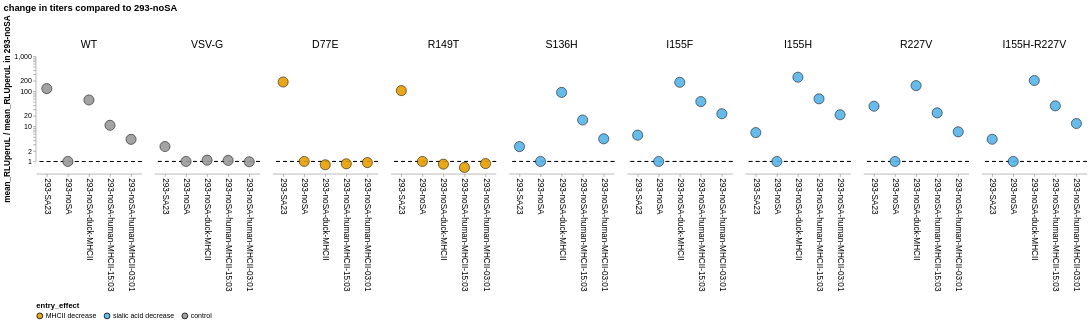

The code cell stored with this chart in its notebook:
### Code cell
CBPALETTE = ('#E69F00','#56B4E9','#999999','#009E73','#F0E442','#0072B2','#D55E00','#CC79A7')

df = average_titers.copy()

# get baseline mean_RLUperuL for each virus in 293-noSA cells
baseline = (
    df.loc[df["cells"] == "293-noSA", ["virus", "mean_RLUperuL"]]
    .rename(columns={"mean_RLUperuL": "mean_RLUperuL_293_noSA"})
)

# join baseline back onto all rows by virus
df = df.merge(baseline, on="virus", how="left")

# keep only the cell lines you want to compare against 293-noSA
df = df[df["cells"].isin(cells_order)].copy()

# calculate fold-change over 293-noSA
df["RLU_over_293_noSA"] = df["mean_RLUperuL"] / df["mean_RLUperuL_293_noSA"]

# set ordering
df["virus"] = df["virus"].astype(
    CategoricalDtype(categories=virus_order, ordered=True)
)

df["cells"] = df["cells"].astype(
    CategoricalDtype(categories=cells_order, ordered=True)
)

df["virus"] = df["virus"].astype(
    CategoricalDtype(categories=virus_order, ordered=True)
)

df["cells"] = df["cells"].astype(
    CategoricalDtype(categories=cells_order, ordered=True)
)

base = alt.Chart(df).encode(
    x=alt.X(
        "cells:N",
        sort=cells_order,
        title=None,
        axis=alt.Axis(
            labelAngle=90,
            labelFontSize=14,
            labelLimit=0
        ),
    ),
    y=alt.Y(
        "RLU_over_293_noSA:Q",
        scale=alt.Scale(type="log", domain=[1, 300]),
        title="mean_RLUperuL / mean_RLUperuL in 293-noSA",
        axis=alt.Axis(
            titleFontSize=14,
            labelFontSize=12
        ),
    ),
    color=alt.Color(
        "entry_effect:N",
        sort=virus_order,
        scale=alt.Scale(range=CBPALETTE),
        legend=alt.Legend(
            title="entry_effect",
            orient="bottom",
            titleFontSize=13,
            labelFontSize=12,
            labelLimit=0
        ),
    ),
    tooltip=[
        "virus:N",
        "cells:N",
        alt.Tooltip("RLU_over_293_noSA:Q"),
    ],
)

points = base.mark_point(
    size=300,
    filled=True,
    opacity=0.9,
    stroke="black",
    strokeWidth=1,
)

hline = alt.Chart(df).mark_rule(
    strokeDash=[6, 6],
    color="black"
).encode(
    y=alt.datum(1)
)

chart = (
    alt.layer(hline, points)
    .properties(
        width=180,
        height=180
    )
    .facet(
        column=alt.Column(
            "virus:N",
            sort=virus_order,
            header=alt.Header(
                title=None,
                labelFontSize=18,
                labelOrient="top",
            ),
        ),
        columns=4,
    )
    .properties(
        title="change in titers compared to 293-noSA"
    )
    .resolve_scale(
        y="shared"
    )
    .configure_axis(
        grid=False
    )
    .configure_view(
        stroke=None
    )
    .configure_title(
        fontSize=16
    )
    .configure_facet(
        spacing=20
    )
)

chart

### Figure 1 — Vega-Lite specification as saved in the notebook (floating-point values rounded to 4 significant figures)
{"config": {"view": {"continuousWidth": 300, "continuousHeight": 300, "stroke": null}, "axis": {"grid": false}, "facet": {"spacing": 20}, "title": {"fontSize": 16}}, "data": {"name": "data-2ede5c554acc3435073a5f34f7e8154d"}, "facet": {"column": {"field": "virus", "header": {"labelFontSize": 18, "labelOrient": "top", "title": null}, "sort": ["WT", "VSV-G", "D77E", "R149T", "S136H", "I155F", "I155H", "R227V", "I155H-R227V", "Q142W"], "type": "nominal"}}, "spec": {"layer": [{"mark": {"type": "rule", "color": "black", "strokeDash": [6, 6]}, "encoding": {"y": {"datum": 1}}}, {"mark": {"type": "point", "filled": true, "opacity": 0.9, "size": 300, "stroke": "black", "strokeWidth": 1}, "encoding": {"color": {"field": "entry_effect", "legend": {"labelFontSize": 12, "labelLimit": 0, "orient": "bottom", "title": "entry_effect", "titleFontSize": 13}, "scale": {"range": ["#E69F00", "#56B4E9", "#999999", "#009E73", "#F0E442", "#0072B2", "#D55E00", "#CC79A7"]}, "sort": ["WT", "VSV-G", "D77E", "R149T", "S136H", "I155F", "I155H", "R227V", "I155H-R227V", "Q142W"], "type": "nominal"}, "tooltip": [{"field": "virus", "type": "nominal"}, {"field": "cells", "type": "nominal"}, {"field": "RLU_over_293_noSA", "type": "quantitative"}], "x": {"axis": {"labelAngle": 90, "labelFontSize": 14, "labelLimit": 0}, "field": "cells", "sort": ["293-SA23", "293-noSA", "293-noSA-duck-MHCII", "293-noSA-human-MHCII-15:03", "293-noSA-human-MHCII-03:01"], "title": null, "type": "nominal"}, "y": {"axis": {"labelFontSize": 12, "titleFontSize": 14}, "field": "RLU_over_293_noSA", "scale": {"domain": [1, 300], "type": "log"}, "title": "mean_RLUperuL / mean_RLUperuL in 293-noSA", "type": "quantitative"}}}], "height": 180, "width": 180}, "columns": 4, "resolve": {"scale": {"y": "shared"}}, "title": "change in titers compared to 293-noSA", "$schema": "https://vega.github.io/schema/vega-lite/v6.1.0.json", "datasets": {"data-2ede5c554acc3435073a5f34f7e8154d": [{"virus": "D77E", "cells": "293-SA23", "oseltamivir": "no", "media": "D10", "ng_neuraminidase": 150, "entry_effect": "MHCII decrease", "mean_RLUperuL": 11240000.0, "mean_RLUperuL_293_noSA": 61340.0, "RLU_over_293_noSA": 183.3}, {"virus": "D77E", "cells": "293-noSA", "oseltamivir": "no", "media": "D10", "ng_neuraminidase": 150, "entry_effect": "MHCII decrease", "mean_RLUperuL": 61340.0, "mean_RLUperuL_293_noSA": 61340.0, "RLU_over_293_noSA": 1.0}, {"virus": "D77E", "cells": "293-noSA-duck-MHCII", "oseltamivir": "no", "media": "D10", "ng_neuraminidase": 150, "entry_effect": "MHCII decrease", "mean_RLUperuL": 49310.0, "mean_RLUperuL_293_noSA": 61340.0, "RLU_over_293_noSA": 0.804}, {"virus": "D77E", "cells": "293-noSA-human-MHCII-03:01", "oseltamivir": "no", "media": "D10", "ng_neuraminidase": 150, "entry_effect": "MHCII decrease", "mean_RLUperuL": 57010.0, "mean_RLUperuL_293_noSA": 61340.0, "RLU_over_293_noSA": 0.9294}, {"virus": "D77E", "cells": "293-noSA-human-MHCII-15:03", "oseltamivir": "no", "media": "D10", "ng_neuraminidase": 150, "entry_effect": "MHCII decrease", "mean_RLUperuL": 52570.0, "mean_RLUperuL_293_noSA": 61340.0, "RLU_over_293_noSA": 0.8571}, {"virus": "I155F", "cells": "293-SA23", "oseltamivir": "no", "media": "D10", "ng_neuraminidase": 150, "entry_effect": "sialic acid decrease", "mean_RLUperuL": 265400.0, "mean_RLUperuL_293_noSA": 47260.0, "RLU_over_293_noSA": 5.616}, {"virus": "I155F", "cells": "293-noSA", "oseltamivir": "no", "media": "D10", "ng_neuraminidase": 150, "entry_effect": "sialic acid decrease", "mean_RLUperuL": 47260.0, "mean_RLUperuL_293_noSA": 47260.0, "RLU_over_293_noSA": 1.0}, {"virus": "I155F", "cells": "293-noSA-duck-MHCII", "oseltamivir": "no", "media": "D10", "ng_neuraminidase": 150, "entry_effect": "sialic acid decrease", "mean_RLUperuL": 8509000.0, "mean_RLUperuL_293_noSA": 47260.0, "RLU_over_293_noSA": 180.1}, {"virus": "I155F", "cells": "293-noSA-human-MHCII-03:01", "oseltamivir": "no", "media": "D10", "ng_neuraminidase": 150, "entry_effect": "sialic acid decrease", "mean_RLUperuL": 1082000.0, "mean_RLUperuL_293_noSA": 47260.0, "RLU_over_293_noSA": 22.91}, {"virus": "I155F", "cells": "293-noSA-human-MHCII-15:03", "oseltamivir": "no", "media": "D10", "ng_neuraminidase": 150, "entry_effect": "sialic acid decrease", "mean_RLUperuL": 2403000.0, "mean_RLUperuL_293_noSA": 47260.0, "RLU_over_293_noSA": 50.85}, {"virus": "I155H", "cells": "293-SA23", "oseltamivir": "no", "media": "D10", "ng_neuraminidase": 150, "entry_effect": "sialic acid decrease", "mean_RLUperuL": 186600.0, "mean_RLUperuL_293_noSA": 28080.0, "RLU_over_293_noSA": 6.646}, {"virus": "I155H", "cells": "293-noSA", "oseltamivir": "no", "media": "D10", "ng_neuraminidase": 150, "entry_effect": "sialic acid decrease", "mean_RLUperuL": 28080.0, "mean_RLUperuL_293_noSA": 28080.0, "RLU_over_293_noSA": 1.0}, {"virus": "I155H", "cells": "293-noSA-duck-MHCII", "oseltamivir": "no", "media": "D10", "ng_neuraminidase": 150, "entry_effect": "sialic acid decrease", "mean_RLUperuL": 7052000.0, "mean_RLUperuL_293_noSA": 28080.0, "RLU_over_293_noSA": 251.2}, {"virus": "I155H", "cells": "293-noSA-human-MHCII-03:01", "oseltamivir": "no", "media": "D10", "ng_neuraminidase": 150, "entry_effect": "sialic acid decrease", "mean_RLUperuL": 600400.0, "mean_RLUperuL_293_noSA": 28080.0, "RLU_over_293_noSA": 21.38}, {"virus": "I155H", "cells": "293-noSA-human-MHCII-15:03", "oseltamivir": "no", "media": "D10", "ng_neuraminidase": 150, "entry_effect": "sialic acid decrease", "mean_RLUperuL": 1707000.0, "mean_RLUperuL_293_noSA": 28080.0, "RLU_over_293_noSA": 60.8}, {"virus": "I155H-R227V", "cells": "293-SA23", "oseltamivir": "no", "media": "D10", "ng_neuraminidase": 150, "entry_effect": "sialic acid decrease", "mean_RLUperuL": 175200.0, "mean_RLUperuL_293_noSA": 40810.0, "RLU_over_293_noSA": 4.293}, {"virus": "I155H-R227V", "cells": "293-noSA", "oseltamivir": "no", "media": "D10", "ng_neuraminidase": 150, "entry_effect": "sialic acid decrease", "mean_RLUperuL": 40810.0, "mean_RLUperuL_293_noSA": 40810.0, "RLU_over_293_noSA": 1.0}, {"virus": "I155H-R227V", "cells": "293-noSA-duck-MHCII", "oseltamivir": "no", "media": "D10", "ng_neuraminidase": 150, "entry_effect": "sialic acid decrease", "mean_RLUperuL": 8248000.0, "mean_RLUperuL_293_noSA": 40810.0, "RLU_over_293_noSA": 202.1}, {"virus": "I155H-R227V", "cells": "293-noSA-human-MHCII-03:01", "oseltamivir": "no", "media": "D10", "ng_neuraminidase": 150, "entry_effect": "sialic acid decrease", "mean_RLUperuL": 491500.0, "mean_RLUperuL_293_noSA": 40810.0, "RLU_over_293_noSA": 12.04}, {"virus": "I155H-R227V", "cells": "293-noSA-human-MHCII-15:03", "oseltamivir": "no", "media": "D10", "ng_neuraminidase": 150, "entry_effect": "sialic acid decrease", "mean_RLUperuL": 1564000.0, "mean_RLUperuL_293_noSA": 40810.0, "RLU_over_293_noSA": 38.33}, {"virus": "R149T", "cells": "293-SA23", "oseltamivir": "no", "media": "D10", "ng_neuraminidase": 150, "entry_effect": "MHCII decrease", "mean_RLUperuL": 10040000.0, "mean_RLUperuL_293_noSA": 96260.0, "RLU_over_293_noSA": 104.3}, {"virus": "R149T", "cells": "293-noSA", "oseltamivir": "no", "media": "D10", "ng_neuraminidase": 150, "entry_effect": "MHCII decrease", "mean_RLUperuL": 96260.0, "mean_RLUperuL_293_noSA": 96260.0, "RLU_over_293_noSA": 1.0}, {"virus": "R149T", "cells": "293-noSA-duck-MHCII", "oseltamivir": "no", "media": "D10", "ng_neuraminidase": 150, "entry_effect": "MHCII decrease", "mean_RLUperuL": 80620.0, "mean_RLUperuL_293_noSA": 96260.0, "RLU_over_293_noSA": 0.8375}, {"virus": "R149T", "cells": "293-noSA-human-MHCII-03:01", "oseltamivir": "no", "media": "D10", "ng_neuraminidase": 150, "entry_effect": "MHCII decrease", "mean_RLUperuL": 83810.0, "mean_RLUperuL_293_noSA": 96260.0, "RLU_over_293_noSA": 0.8706}, {"virus": "R149T", "cells": "293-noSA-human-MHCII-15:03", "oseltamivir": "no", "media": "D10", "ng_neuraminidase": 150, "entry_effect": "MHCII decrease", "mean_RLUperuL": 65130.0, "mean_RLUperuL_293_noSA": 96260.0, "RLU_over_293_noSA": 0.6766}, {"virus": "R227V", "cells": "293-SA23", "oseltamivir": "no", "media": "D10", "ng_neuraminidase": 150, "entry_effect": "sialic acid decrease", "mean_RLUperuL": 1848000.0, "mean_RLUperuL_293_noSA": 49370.0, "RLU_over_293_noSA": 37.43}, {"virus": "R227V", "cells": "293-noSA", "oseltamivir": "no", "media": "D10", "ng_neuraminidase": 150, "entry_effect": "sialic acid decrease", "mean_RLUperuL": 49370.0, "mean_RLUperuL_293_noSA": 49370.0, "RLU_over_293_noSA": 1.0}, {"virus": "R227V", "cells": "293-noSA-duck-MHCII", "oseltamivir": "no", "media": "D10", "ng_neuraminidase": 150, "entry_effect": "sialic acid decrease", "mean_RLUperuL": 7147000.0, "mean_RLUperuL_293_noSA": 49370.0, "RLU_over_293_noSA": 144.8}, {"virus": "R227V", "cells": "293-noSA-human-MHCII-03:01", "oseltamivir": "no", "media": "D10", "ng_neuraminidase": 150, "entry_effect": "sialic acid decrease", "mean_RLUperuL": 345000.0, "mean_RLUperuL_293_noSA": 49370.0, "RLU_over_293_noSA": 6.989}, {"virus": "R227V", "cells": "293-noSA-human-MHCII-15:03", "oseltamivir": "no", "media": "D10", "ng_neuraminidase": 150, "entry_effect": "sialic acid decrease", "mean_RLUperuL": 1200000.0, "mean_RLUperuL_293_noSA": 49370.0, "RLU_over_293_noSA": 24.3}, {"virus": "S136H", "cells": "293-SA23", "oseltamivir": "no", "media": "D10", "ng_neuraminidase": 150, "entry_effect": "sialic acid decrease", "mean_RLUperuL": 235200.0, "mean_RLUperuL_293_noSA": 88790.0, "RLU_over_293_noSA": 2.649}, {"virus": "S136H", "cells": "293-noSA", "oseltamivir": "no", "media": "D10", "ng_neuraminidase": 150, "entry_effect": "sialic acid decrease", "mean_RLUperuL": 88790.0, "mean_RLUperuL_293_noSA": 88790.0, "RLU_over_293_noSA": 1.0}, {"virus": "S136H", "cells": "293-noSA-duck-MHCII", "oseltamivir": "no", "media": "D10", "ng_neuraminidase": 150, "entry_effect": "sialic acid decrease", "mean_RLUperuL": 8234000.0, "mean_RLUperuL_293_noSA": 88790.0, "RLU_over_293_noSA": 92.74}, {"virus": "S136H", "cells": "293-noSA-human-MHCII-03:01", "oseltamivir": "no", "media": "D10", "ng_neuraminidase": 150, "entry_effect": "sialic acid decrease", "mean_RLUperuL": 391800.0, "mean_RLUperuL_293_noSA": 88790.0, "RLU_over_293_noSA": 4.413}, {"virus": "S136H", "cells": "293-noSA-human-MHCII-15:03", "oseltamivir": "no", "media": "D10", "ng_neuraminidase": 150, "entry_effect": "sialic acid decrease", "mean_RLUperuL": 1348000.0, "mean_RLUperuL_293_noSA": 88790.0, "RLU_over_293_noSA": 15.19}, {"virus": "VSV-G", "cells": "293-SA23", "oseltamivir": "no", "media": "D10", "ng_neuraminidase": 150, "entry_effect": "control", "mean_RLUperuL": 4366000.0, "mean_RLUperuL_293_noSA": 1639000.0, "RLU_over_293_noSA": 2.663}, {"virus": "VSV-G", "cells": "293-noSA", "oseltamivir": "no", "media": "D10", "ng_neuraminidase": 150, "entry_effect": "control", "mean_RLUperuL": 1639000.0, "mean_RLUperuL_293_noSA": 1639000.0, "RLU_over_293_noSA": 1.0}, {"virus": "VSV-G", "cells": "293-noSA-duck-MHCII", "oseltamivir": "no", "media": "D10", "ng_neuraminidase": 150, "entry_effect": "control", "mean_RLUperuL": 1785000.0, "mean_RLUperuL_293_noSA": 1639000.0, "RLU_over_293_noSA": 1.089}, {"virus": "VSV-G", "cells": "293-noSA-human-MHCII-03:01", "oseltamivir": "no", "media": "D10", "ng_neuraminidase": 150, "entry_effect": "control", "mean_RLUperuL": 1607000.0, "mean_RLUperuL_293_noSA": 1639000.0, "RLU_over_293_noSA": 0.9803}, {"virus": "VSV-G", "cells": "293-noSA-human-MHCII-15:03", "oseltamivir": "no", "media": "D10", "ng_neuraminidase": 150, "entry_effect": "control", "mean_RLUperuL": 1753000.0, "mean_RLUperuL_293_noSA": 1639000.0, "RLU_over_293_noSA": 1.069}, {"virus": "WT", "cells": "293-SA23", "oseltamivir": "no", "media": "D10", "ng_neuraminidase": 150, "entry_effect": "control", "mean_RLUperuL": 9253000.0, "mean_RLUperuL_293_noSA": 77760.0, "RLU_over_293_noSA": 119.0}, {"virus": "WT", "cells": "293-noSA", "oseltamivir": "no", "media": "D10", "ng_neuraminidase": 150, "entry_effect": "control", "mean_RLUperuL": 77760.0, "mean_RLUperuL_293_noSA": 77760.0, "RLU_over_293_noSA": 1.0}, {"virus": "WT", "cells": "293-noSA-duck-MHCII", "oseltamivir": "no", "media": "D10", "ng_neuraminidase": 150, "entry_effect": "control", "mean_RLUperuL": 4387000.0, "mean_RLUperuL_293_noSA": 77760.0, "RLU_over_293_noSA": 56.42}, {"virus": "WT", "cells": "293-noSA-human-MHCII-03:01", "oseltamivir": "no", "media": "D10", "ng_neuraminidase": 150, "entry_effect": "control", "mean_RLUperuL": 331800.0, "mean_RLUperuL_293_noSA": 77760.0, "RLU_over_293_noSA": 4.267}, {"virus": "WT", "cells": "293-noSA-human-MHCII-15:03", "oseltamivir": "no", "media": "D10", "ng_neuraminidase": 150, "entry_effect": "control", "mean_RLUperuL": 834100.0, "mean_RLUperuL_293_noSA": 77760.0, "RLU_over_293_noSA": 10.73}]}}
